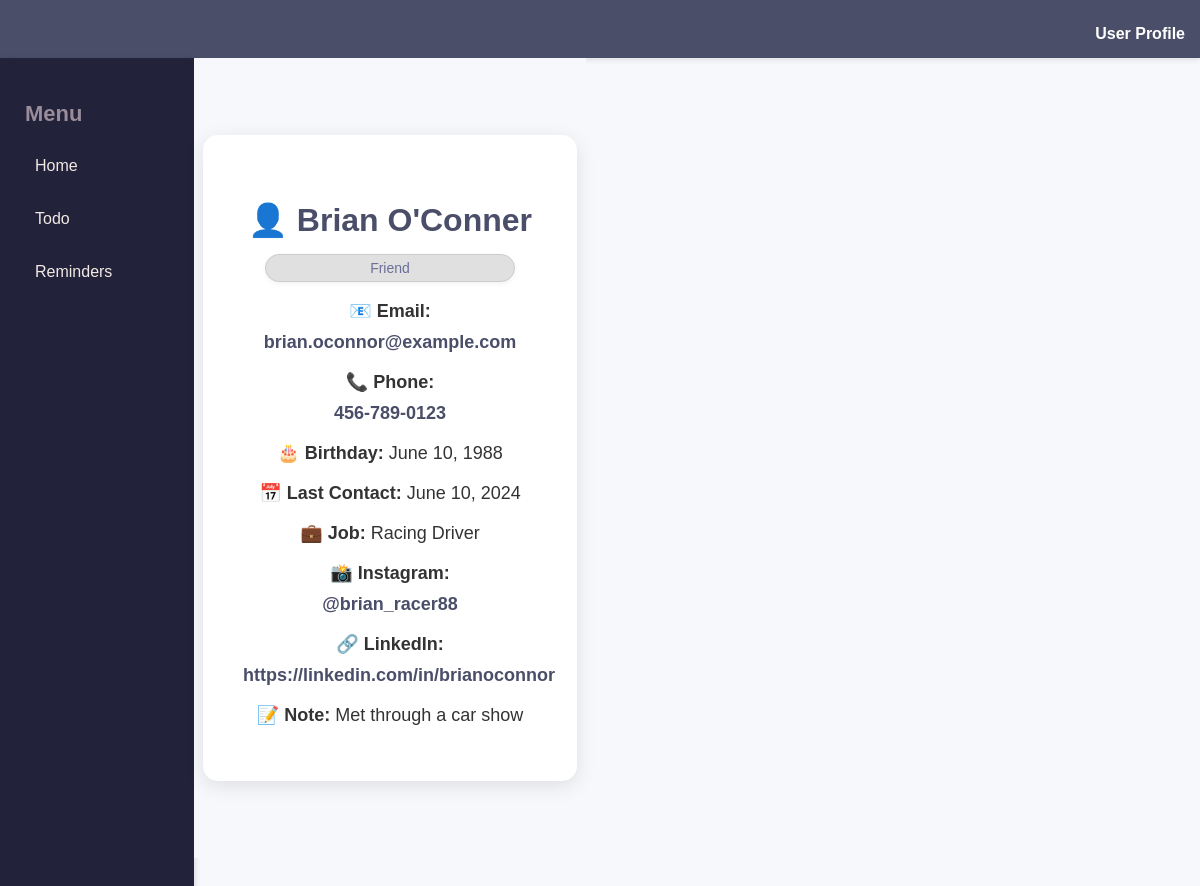
/circle/contact/24, run on the app's committed database.
### circle/models.py (models this page shows, shortened)
class Contact(models.Model):
    CATEGORY_CHOICES = [
        ('friend', 'Friend'),
        ('professional', 'Professional'),
        ('doctor', 'Doctor'),
        ('lawyer', 'Lawyer'),
        ('relative', 'Relative'),
        ('schoolmate', 'Schoolmate'),
        ('love_interest', 'Love Interest'),
    ]
    first_name = models.CharField(max_length=100)
    last_name = models.CharField(max_length=100)
    email = models.EmailField()
    phone_number = models.CharField(max_length=20, blank=True, null=True)
    birthday = models.DateField(blank=True, null=True)
    last_contact = models.DateField(blank=True, null=True)
    work = models.CharField(max_length=255, blank=True, null=True)
    note = models.TextField(blank=True, null=True)
    instagram_handle = models.CharField(max_length=100, blank=True, null=True)
    linkedin_url = models.URLField(blank=True, null=True)
    category = models.CharField(
        max_length=50,
        choices=CATEGORY_CHOICES,
        default='friend'
    )
    custom_category = models.ForeignKey(
        'Category',
        on_delete=models.SET_NULL,
        null=True,
        blank=True
    )
    user = models.ForeignKey(Profile, on_delete=models.CASCADE)
    uploaded_document = models.FileField(upload_to='documents/', blank=True, null=True)
    class Meta:
        ordering = ['first_name']
    def get_category(self):
        if self.custom_category:
            return self.custom_category.name
        return self.get_category_display()

### circle/views.py (the view)
# urls.py: path('contact/<int:pk>', views.ContactDetailView.as_view(), name='contact-detail'),
class ContactDetailView(generic.DetailView):
    model = Contact

### circle/templates/circle/contact_detail.html
{% extends 'circle/base.html' %}
{% block content %}
<div class="contact-wrapper">
    <div class="contact-card">
        <div class="contact-header">
            <h2>👤 {{ contact.first_name }} {{ contact.last_name }}</h2>
            <span class="category">{{ contact.get_category }}</span>
        </div>
        <div class="contact-body">
            <p><strong>📧 Email:</strong> <a href="mailto:{{ contact.email }}">{{ contact.email }}</a></p>
            {% if contact.phone_number %}
                <p><strong>📞 Phone:</strong> <a href="tel:{{ contact.phone_number }}">{{ contact.phone_number }}</a></p>
            {% endif %}
            {% if contact.birthday %}
                <p><strong>🎂 Birthday:</strong> {{ contact.birthday }}</p>
            {% endif %}
            {% if contact.last_contact %}
                <p><strong>📅 Last Contact:</strong> {{ contact.last_contact }}</p>
            {% endif %}
            {% if contact.work %}
                <p><strong>💼 Job:</strong> {{ contact.work }}</p>
            {% endif %}
            {% if contact.instagram_handle %}
                <p><strong>📸 Instagram:</strong> <a href="https://instagram.com/{{ contact.instagram_handle }}" target="_blank">@{{ contact.instagram_handle }}</a></p>
            {% endif %}
            {% if contact.linkedin_url %}
                <p><strong>🔗 LinkedIn:</strong> <a href="{{ contact.linkedin_url }}" target="_blank">{{ contact.linkedin_url }}</a></p>
            {% endif %}
            {% if contact.note %}
                <p><strong>📝 Note:</strong> {{ contact.note }}</p>
            {% endif %}
        </div>
    </div>
</div>
{% endblock %}

### circle/static/circle/css/style.css (style rules this page uses)
body { font-family: 'Arial', sans-serif; margin: 0; padding: 0; background-color: #f7f8fc; width: 100%; }
.category { background-color: #f9f9f9; border: 1px solid #ccc; padding: 15px; border-radius: 8px; box-shadow: 0 2px 5px rgba(0, 0, 0, 0.05); flex: 0 0 250px; min-width: 250px; box-sizing: border-box; }
a { display: block; margin-top: 10px; color: #4a4e69; text-decoration: none; font-weight: 600; transition: color 0.3s; }
.contact-wrapper { display: flex; justify-content: center; align-items: center; min-height: 100vh; background-color: #f7f8fc; }
.contact-card { background-color: white; border-radius: 15px; padding: 40px; width: 75%; max-width: 900px; box-shadow: 0 5px 20px rgba(0, 0, 0, 0.1); text-align: center; }
.contact-header h2 { font-size: 32px; color: #4a4e69; margin-bottom: 10px; }
.contact-header .category { display: inline-block; background-color: #e0e0e0; padding: 5px 10px; border-radius: 15px; font-size: 14px; color: #6b6e97; margin-top: 5px; }
.contact-body p { font-size: 18px; color: #333; margin-bottom: 15px; }
.contact-body a { color: #4a4e69; text-decoration: none; }

### data on the page
Contact: first_name "Brian", last_name "O'Conner", get_category "Friend", email "brian.oconnor@example.com", phone_number "456-789-0123", birthday "June 10, 1988", last_contact "June 10, 2024", work "Racing Driver", instagram_handle "brian_racer88", linkedin_url "https://linkedin.com/in/brianoconnor", note "Met through a car show"
